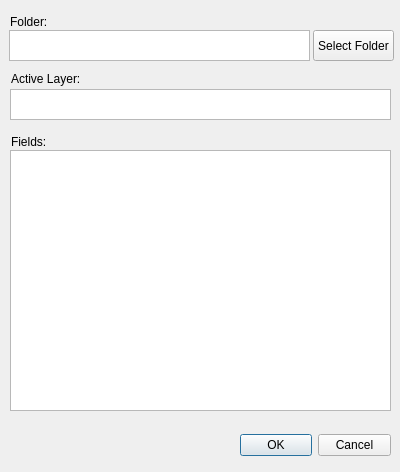
<?xml version="1.0" encoding="UTF-8"?>
<ui version="4.0">
 <class>Dialog</class>
 <widget class="QDialog" name="Dialog">
  <property name="geometry">
   <rect>
    <x>0</x>
    <y>0</y>
    <width>400</width>
    <height>472</height>
   </rect>
  </property>
  <property name="windowTitle">
   <string>Coordinate Generator</string>
  </property>
  <widget class="QDialogButtonBox" name="btnBox">
   <property name="geometry">
    <rect>
     <x>240</x>
     <y>425</y>
     <width>151</width>
     <height>41</height>
    </rect>
   </property>
   <property name="layoutDirection">
    <enum>Qt::LeftToRight</enum>
   </property>
   <property name="orientation">
    <enum>Qt::Horizontal</enum>
   </property>
   <property name="standardButtons">
    <set>QDialogButtonBox::Cancel|QDialogButtonBox::Ok</set>
   </property>
   <property name="centerButtons">
    <bool>true</bool>
   </property>
  </widget>
  <widget class="QPushButton" name="btnSelectFolder">
   <property name="enabled">
    <bool>true</bool>
   </property>
   <property name="geometry">
    <rect>
     <x>313</x>
     <y>30</y>
     <width>81</width>
     <height>31</height>
    </rect>
   </property>
   <property name="text">
    <string>Select Folder</string>
   </property>
  </widget>
  <widget class="QTextBrowser" name="txtSelectFolder">
   <property name="geometry">
    <rect>
     <x>9</x>
     <y>30</y>
     <width>301</width>
     <height>31</height>
    </rect>
   </property>
  </widget>
  <widget class="QLabel" name="lblSelectFolder">
   <property name="geometry">
    <rect>
     <x>10</x>
     <y>15</y>
     <width>47</width>
     <height>13</height>
    </rect>
   </property>
   <property name="text">
    <string>Folder:</string>
   </property>
  </widget>
  <widget class="QLabel" name="lbtActiveLayer">
   <property name="geometry">
    <rect>
     <x>11</x>
     <y>71</y>
     <width>71</width>
     <height>16</height>
    </rect>
   </property>
   <property name="text">
    <string>Active Layer:</string>
   </property>
  </widget>
  <widget class="QTextBrowser" name="txtActiveLayer">
   <property name="geometry">
    <rect>
     <x>10</x>
     <y>89</y>
     <width>381</width>
     <height>31</height>
    </rect>
   </property>
  </widget>
  <widget class="QLabel" name="lblFields">
   <property name="geometry">
    <rect>
     <x>11</x>
     <y>135</y>
     <width>47</width>
     <height>13</height>
    </rect>
   </property>
   <property name="text">
    <string>Fields:</string>
   </property>
  </widget>
  <widget class="QListWidget" name="lstFields">
   <property name="geometry">
    <rect>
     <x>10</x>
     <y>150</y>
     <width>381</width>
     <height>261</height>
    </rect>
   </property>
   <property name="selectionMode">
    <enum>QAbstractItemView::MultiSelection</enum>
   </property>
  </widget>
 </widget>
 <resources/>
 <connections>
  <connection>
   <sender>btnBox</sender>
   <signal>accepted()</signal>
   <receiver>Dialog</receiver>
   <slot>accept()</slot>
   <hints>
    <hint type="sourcelabel">
     <x>248</x>
     <y>254</y>
    </hint>
    <hint type="destinationlabel">
     <x>157</x>
     <y>274</y>
    </hint>
   </hints>
  </connection>
  <connection>
   <sender>btnBox</sender>
   <signal>rejected()</signal>
   <receiver>Dialog</receiver>
   <slot>reject()</slot>
   <hints>
    <hint type="sourcelabel">
     <x>316</x>
     <y>260</y>
    </hint>
    <hint type="destinationlabel">
     <x>286</x>
     <y>274</y>
    </hint>
   </hints>
  </connection>
 </connections>
</ui>
